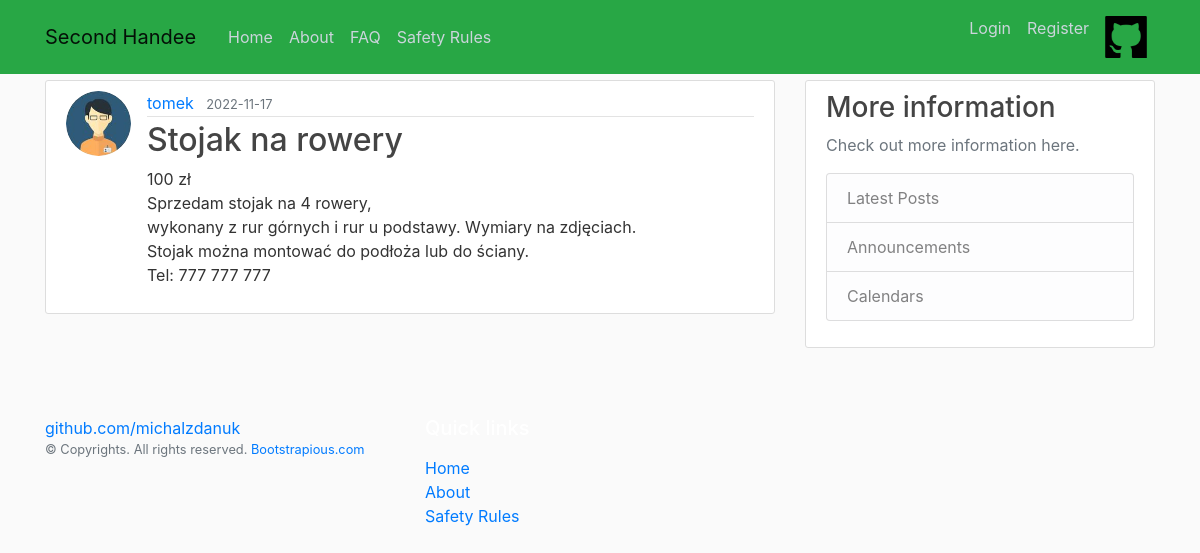
The page /post/5 on the database its author committed.
### flaskapp/models.py (models this page shows, shortened)
class User(db.Model, UserMixin):
    id = db.Column(db.Integer, primary_key=True)
    username = db.Column(db.String(20), unique=True, nullable=False)
    email = db.Column(db.String(120), unique=True, nullable=False)
    image_file = db.Column(db.String(20), nullable=False, default='default.jpg')
    password = db.Column(db.String(60), nullable=False)
    posts = db.relationship('Post', backref='author', lazy=True)

class Post(db.Model):
    id = db.Column(db.Integer, primary_key=True)
    title = db.Column(db.String(100), nullable=False)
    date_posted = db.Column(db.DateTime, nullable=False, default=datetime.utcnow)
    content = db.Column(db.Text, nullable=False)
    user_id = db.Column(db.Integer, db.ForeignKey('user.id'), nullable=False)

### flaskapp/routes.py (the view)
@app.route("/post/<int:post_id>")
def post(post_id):
    post = Post.query.get_or_404(post_id)
    return render_template('post.html', title=post.title, post=post)

### flaskapp/templates/post.html (shortened to what this page needs)
{% extends "layout.html" %}
{% block content %}
    <article class="media content-section">
        <img class="rounded-circle article-img"
            src="{{ url_for('static', filename='profile_pics/') + post.author.image_file }}">
        <div class="media-body">
            <div class="article-metadata">
                <a class="mr-2" href="#">{{ post.author.username }}</a>
                <small class="text-muted">{{ post.date_posted.strftime('%Y-%m-%d') }}</small>
            </div>
            <h2 class="article-title">{{ post.title }}</h2>
            <p class="article-content">{{ post.content }}</p>
        </div>
    </article>
{% endblock content %}

### flaskapp/static/main.css (style rules this page uses)
body { background: #fafafa; color: #333333; margin-top: 5rem; }
h1,h2,h3,h4,h5,h6 { color: #444444; }
.content-section { background: #ffffff; padding: 10px 20px; border: 1px solid #dddddd; border-radius: 3px; margin-bottom: 20px; }
.article-title { color: #444444; }
.article-content { white-space: pre-line; }
.article-img { height: 65px; width: 65px; margin-right: 16px; }
.article-metadata { padding-bottom: 1px; margin-bottom: 4px; border-bottom: 1px solid #e3e3e3 }

### rows shown on the page
User: image_file (picture), author.username "tomek"
Post: date_posted "2022-11-17", title "Stojak na rowery", content "100 zł Sprzedam stojak na 4 rowery, wykonany z rur górnych i rur u podstawy. Wymiary na zdjęciach. Stojak można montować do podłoża lub do ściany. Tel: 777 777 777"
